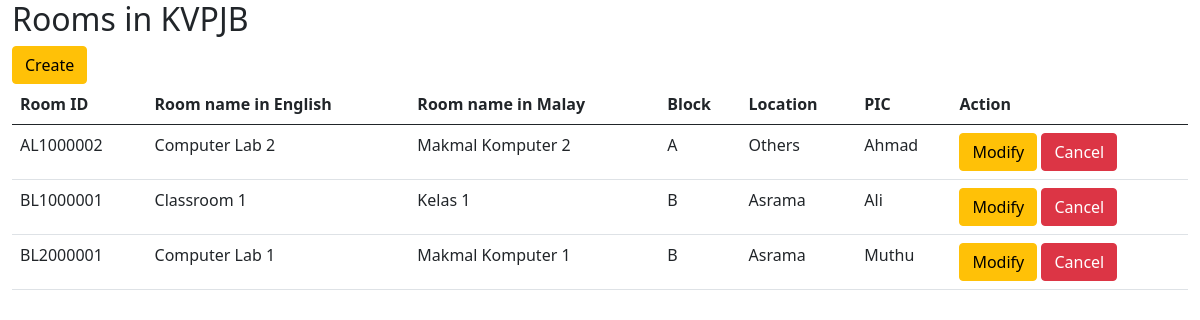
The app's page /Rooms/roomlist.php with its own data.
### tables this page shows
CREATE TABLE `rooms` (
  `r_roomID` varchar(10) NOT NULL,
  `PIC` varchar(12) DEFAULT NULL,
  `r_nameBI` varchar(50) NOT NULL,
  `r_nameBM` varchar(50) NOT NULL,
  `blok` varchar(2) DEFAULT NULL,
  `r_img_path` varchar(50) DEFAULT NULL
);

CREATE TABLE `users` (
  `u_userIC` varchar(12) NOT NULL,
  `pwd` varchar(15) NOT NULL,
  `name` varchar(50) NOT NULL,
  `postBI` varchar(50) DEFAULT NULL,
  `postBM` varchar(50) DEFAULT NULL,
  `address` varchar(100) DEFAULT NULL,
  `email` varchar(30) NOT NULL,
  `contact` varchar(12) NOT NULL,
  `dateRegistered` datetime DEFAULT NULL,
  `no_aduan` int(5) DEFAULT NULL,
  `u_img_path` varchar(50) DEFAULT NULL,
  `userType` varchar(2) NOT NULL CHECK (`userType` in ('1','2','3','4'))
);

### Rooms/roomlist.php (the view, shortened to what this page needs)
<?php
include ('dbconnect.php');
$sqlr = "SELECT * FROM rooms
        JOIN blocks
        ON rooms.blok = blocks.block_no
        JOIN users
        ON PIC = u_userIC";
$result = mysqli_query($conn, $sqlr);
?>
<!DOCTYPE html>
<html lang="en">
<head>
    <link href="https://cdn.jsdelivr.net/npm/bootstrap@5.0.0-beta1/dist/css/bootstrap.min.css" rel="stylesheet">
</head>
<body>
<div class="container-fluid">
    <h2>Rooms in KVPJB</h2>
    <a href = 'Createroom.php?' class = 'btn btn-warning'>Create</a>
        <table class="table table-hover">
            <thead>
                <tr>
                    <th>Room ID</th>
                    <th>Room name in English</th>
                    <th>Room name in Malay</th>
                    <th>Block</th>
                    <th>Location</th>
                    <th>PIC</th>
                    <th>Action</th>
                </tr>
            </thead>
            <tbody>
                <?php
                    while($row = mysqli_fetch_array($result))
                    {
                        echo "<tr>";
                            echo "<td>".$row['r_roomID']."</td>";
                            echo "<td>".$row['r_nameBI']."</td>";
                            echo "<td>".$row['r_nameBM']."</td>";
                            echo "<td>".$row['blok']."</td>";
                            if($row['location'] =='1')
                            {
                                echo "<td>Asrama</td>";
                            }
                            else if($row['location'] =='2')
                            {
                                echo "<td>Kolej</td>";
                            }
                            else if($row['location'] =='3')
                            {
                                echo "<td>Others</td>";
                            }
                            echo "<td>".$row['name']."</td>";
                            echo "<td>";
                                echo "<a href = 'roommodify.php?id=".$row['r_roomID']."' class = 'btn btn-warning'>Modify</a>&nbsp";
                                echo "<a href = 'roomcancel.php?id=".$row['r_roomID']."' class = 'btn btn-danger'>Cancel</a>";
                            echo "</td>";
                            echo "</tr>";
                    }
                 ?>
             </tbody>
        </table>
</div>
</body>
</html>

### records on screen
rooms: r_roomID "AL1000002", r_nameBI "Computer Lab 2", r_nameBM "Makmal Komputer 2", blok "A", shows "Others", PIC.name "Ahmad"
rooms: r_roomID "BL1000001", r_nameBI "Classroom 1", r_nameBM "Kelas 1", blok "B", shows "Asrama", PIC.name "Ali"
rooms: r_roomID "BL2000001", r_nameBI "Computer Lab 1", r_nameBM "Makmal Komputer 1", blok "B", shows "Asrama", PIC.name "Muthu"
